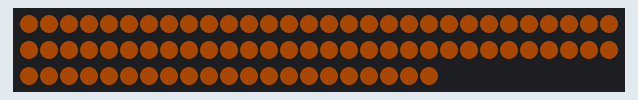
Simulated run of this sketch. Board: Arduino Uno, built with avr-gcc and run on an emulated ATmega328P. Shown: 81 RGB LEDs in strip order, left to right, continuing on the next row. Dim RGB values are drawn brighter than linear.

Above: at 0.3 s.

The sketch:

Cone_Aquired.ino
```cpp
// ArrayOfLedArrays - see https://github.com/FastLED/FastLED/wiki/Multiple-Controller-Examples for more info on
// using multiple controllers.  In this example, we're going to set up three NEOPIXEL strips on three
// different pins, each strip getting its own CRGB array to be played with, only this time they're going
// to be all parts of an array of arrays.
// Import library
#include <FastLED.h>

#define NUM_STRIPS 4
#define NUM_LEDS_PER_STRIP 81
CRGB leds[NUM_STRIPS][NUM_LEDS_PER_STRIP];
CRGB yellowStrip[NUM_LEDS_PER_STRIP];
CRGB blackStrip[NUM_LEDS_PER_STRIP];

// For mirroring strips, all the "special" stuff happens just in setup.  We
// just addLeds multiple times, once for each strip
void setup() {
  FastLED.setBrightness(50);
  // tell FastLED there's 60 NEOPIXEL leds on pin 2
  FastLED.addLeds<NEOPIXEL, 12>(leds[0], NUM_LEDS_PER_STRIP);
  for(int i =0; i < NUM_LEDS_PER_STRIP; i++){
    yellowStrip[i] = CRGB(230,100,1);

  }

}
void setYellow()
  {
    for(int i = 0; i < NUM_LEDS_PER_STRIP; i++) {
            // Does take RGB
            leds[0][i] = CRGB(230,100,1);
            // (85,12.7,73.7)
            FastLED.show();
        }
  }

void loop() {

    // This inner loop will go over each led in the current strip, one at a time


    setYellow();


  }
```
